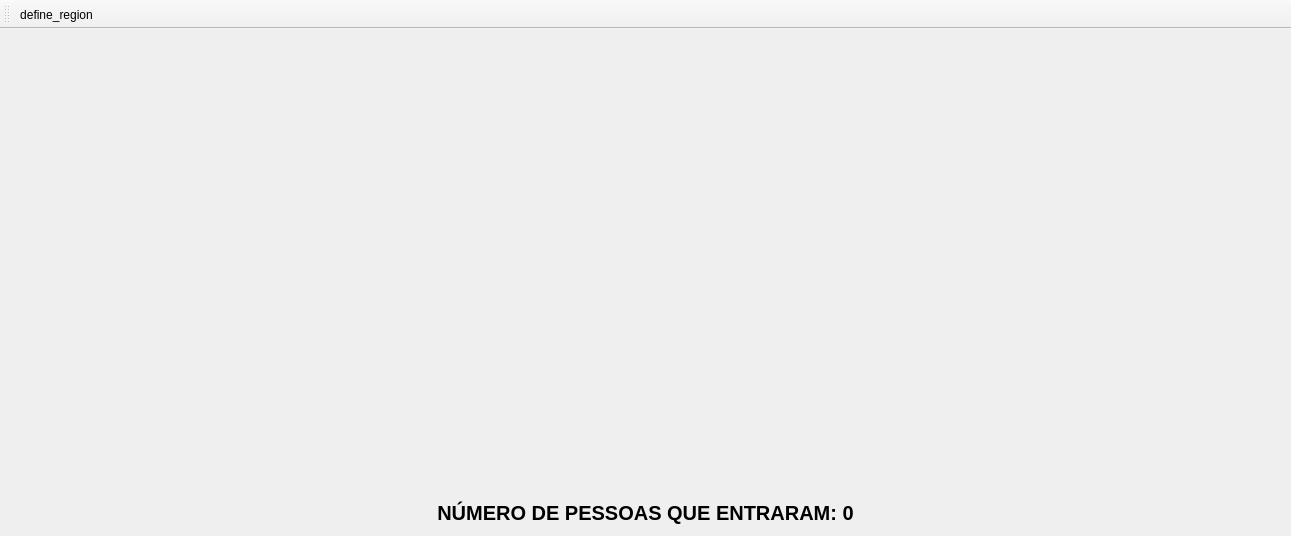
<?xml version="1.0" encoding="UTF-8"?>
<ui version="4.0">
 <class>Camera</class>
 <widget class="QMainWindow" name="Camera">
  <property name="geometry">
   <rect>
    <x>0</x>
    <y>0</y>
    <width>1291</width>
    <height>536</height>
   </rect>
  </property>
  <property name="windowTitle">
   <string>Camera</string>
  </property>
  <widget class="QWidget" name="centralWidget">
   <layout class="QVBoxLayout" name="verticalLayout">
    <item>
     <layout class="QHBoxLayout" name="horizontalLayout">
      <item>
       <widget class="Mouse_press_event" name="camara_0">
        <property name="sizePolicy">
         <sizepolicy hsizetype="Expanding" vsizetype="Expanding">
          <horstretch>0</horstretch>
          <verstretch>0</verstretch>
         </sizepolicy>
        </property>
        <property name="mouseTracking">
         <bool>false</bool>
        </property>
        <property name="text">
         <string/>
        </property>
       </widget>
      </item>
      <item>
       <widget class="QLabel" name="snapshot_0">
        <property name="sizePolicy">
         <sizepolicy hsizetype="Expanding" vsizetype="Expanding">
          <horstretch>0</horstretch>
          <verstretch>0</verstretch>
         </sizepolicy>
        </property>
        <property name="layoutDirection">
         <enum>Qt::LeftToRight</enum>
        </property>
        <property name="text">
         <string/>
        </property>
        <property name="alignment">
         <set>Qt::AlignCenter</set>
        </property>
       </widget>
      </item>
     </layout>
    </item>
    <item>
     <widget class="QLabel" name="people_ui">
      <property name="minimumSize">
       <size>
        <width>0</width>
        <height>20</height>
       </size>
      </property>
      <property name="font">
       <font>
        <pointsize>15</pointsize>
        <weight>75</weight>
        <bold>true</bold>
       </font>
      </property>
      <property name="text">
       <string>NÚMERO DE PESSOAS QUE ENTRARAM: 0</string>
      </property>
      <property name="alignment">
       <set>Qt::AlignCenter</set>
      </property>
     </widget>
    </item>
   </layout>
  </widget>
  <widget class="QMenuBar" name="menuBar">
   <property name="geometry">
    <rect>
     <x>0</x>
     <y>0</y>
     <width>1291</width>
     <height>26</height>
    </rect>
   </property>
  </widget>
  <widget class="QToolBar" name="mainToolBar">
   <attribute name="toolBarArea">
    <enum>TopToolBarArea</enum>
   </attribute>
   <attribute name="toolBarBreak">
    <bool>false</bool>
   </attribute>
   <addaction name="action_define_region"/>
  </widget>
  <action name="action_define_region">
   <property name="icon">
    <iconset>
     <normaloff>square.png</normaloff>square.png</iconset>
   </property>
   <property name="text">
    <string>define_region</string>
   </property>
   <property name="toolTip">
    <string>Defines region of interest</string>
   </property>
  </action>
 </widget>
 <layoutdefault spacing="6" margin="11"/>
 <customwidgets>
  <customwidget>
   <class>Mouse_press_event</class>
   <extends>QLabel</extends>
   <header location="global">mouse_press_event.h</header>
  </customwidget>
 </customwidgets>
 <resources/>
 <connections/>
</ui>
